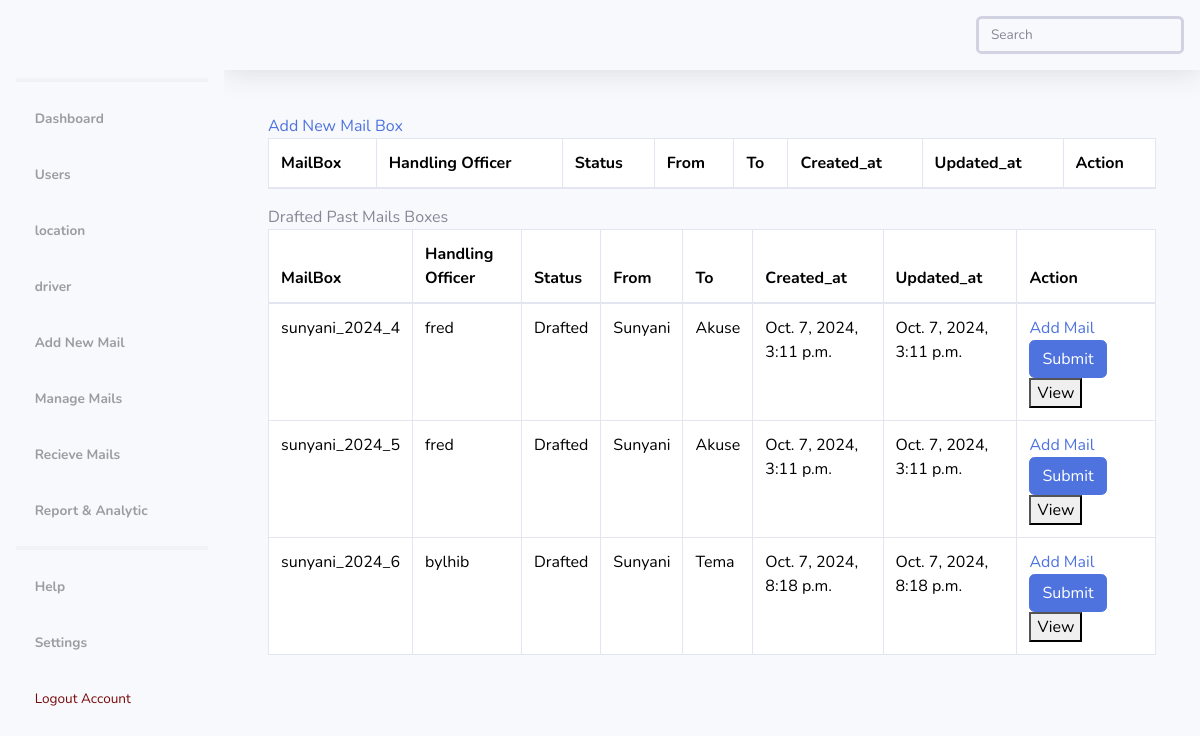
/dashboard/mailboxes (signed in), run on an earlier commit of the app's database.
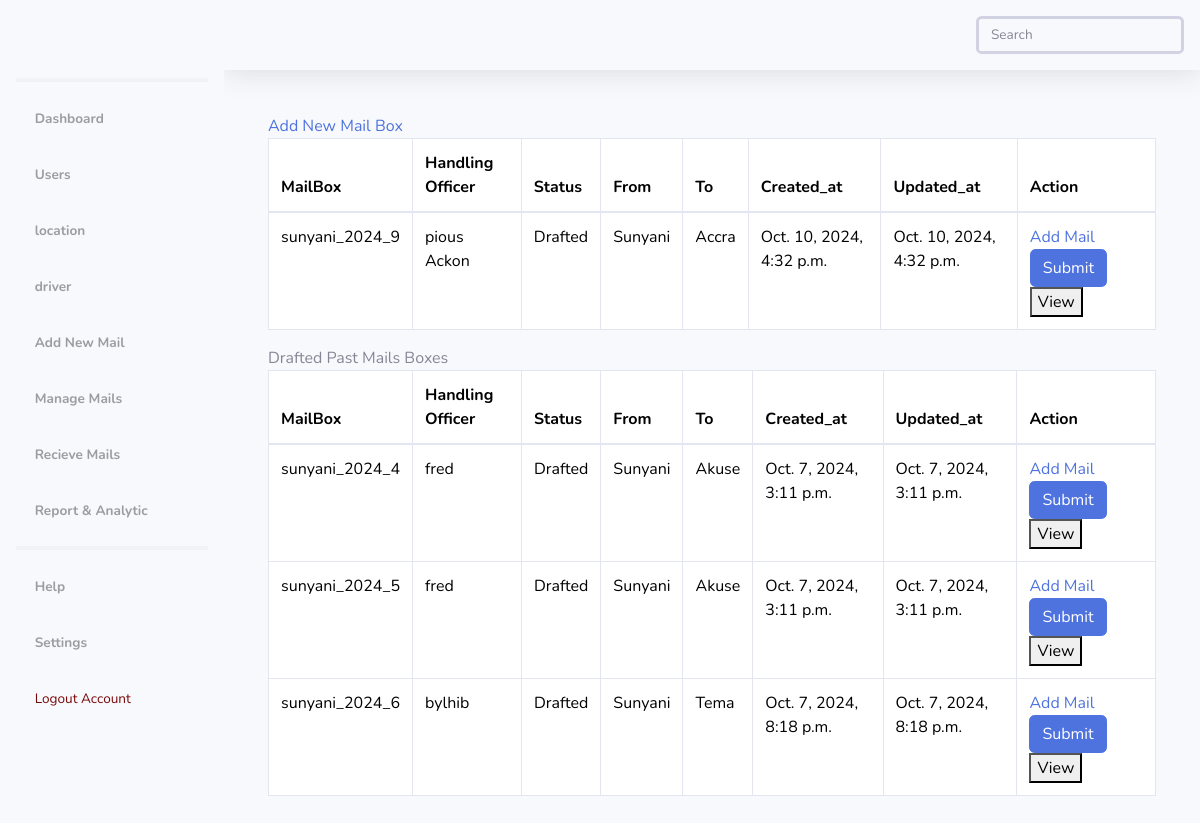
And on a later commit of the database.
### mail/models.py (models this page shows, shortened)
class ModelInherit(models.Model):
    created_at = models.DateTimeField(auto_now_add=True)
    updated_at = models.DateTimeField(auto_now=True)

class MailBox(ModelInherit):
    mail_id = models.CharField(max_length=200, unique=True)
    handling_officer = models.CharField(max_length=100)
    dispatch_date = models.DateField(auto_now_add=True)
    mail_status = models.CharField(max_length=50, default='Drafted', choices=MAIL_STATUS)
    remarks = models.TextField(blank=True, null=True)
    to_location = models.ForeignKey(Location, on_delete=models.PROTECT, related_name='to_location')
    from_location = models.ForeignKey(Location, on_delete=models.PROTECT, related_name='from_location')
    assigned_to = models.ForeignKey(AssignedTo, on_delete=models.SET_NULL, null=True, blank=False)
    created_by = models.ForeignKey(User, on_delete=models.PROTECT)

class ModelInherit(models.Model):
    created_at = models.DateTimeField(auto_now_add=True)
    updated_at = models.DateTimeField(auto_now=True)

### authentication/models.py (models this page shows)
class Location(models.Model):
    name = models.CharField(max_length=100, unique=True)
    created_at = models.DateTimeField(auto_now_add=True)
    updated_at = models.DateTimeField(auto_now=True)
    def __str__(self):
        return self.name

### management/views.py (the view)
# urls.py: path('mailboxes', MailBoxListView.as_view(), name='mail_boxes'),
@method_decorator([login_required, registry_required], name='dispatch')
class MailBoxListView(ListView):
    model = MailBox
    template_name = 'mail/mail_box_list.html'
    context_object_name = 'mailboxes'
    def get_context_data(self, **kwargs):
        context = super().get_context_data(**kwargs)
        today = timezone.now().date()
        context['mailboxes'] = MailBox.objects.filter(dispatch_date=today, from_location = self.request.user.location)
        drafted_past_mailboxes = MailBox.objects.filter(dispatch_date__lt=today, from_location = self.request.user.location, mail_status="Drafted")
        has_past_drafted_mailboxes = False
        if drafted_past_mailboxes.count() >=1:
            has_past_drafted_mailboxes = True
        context['drafted_past_mailboxes'] = drafted_past_mailboxes
        context['has_past_drafted_mailboxes'] = has_past_drafted_mailboxes
        return context

### management/templatetags/custom_tags.py (called while the page is built)
@register.simple_tag(takes_context=True)
def get_locations(context):
    request = context['request']
    user_location = request.user.location
    if request.user.is_authenticated and request.user.is_admin:
        locations = Location.objects.all()
    else:
        locations = Location.objects.exclude(id=user_location.id)
    return locations

### templates/mail/mail_box_list.html (shortened to what this page needs)
{% load static %}
<!DOCTYPE html>
<html lang="en">
<head>
    {% include 'components/css.html' %}
</head>
<body id="page-top">
    <div id="wrapper">
            {% include 'components/sidebar.html' %}
        <div id="content-wrapper" class="d-flex flex-column">
            <div id="content">
                {% include 'components/navbar.html' %}
                <div class="container-fluid">
                    <div class="card-body">
                        <div>
                            <span>
                                <a href="{% url 'add_new_mailbox' %}">Add New Mail Box</a>
                            </span>
                        </div>
                        <div class="table-responsive">
                            <table class="table table-bordered" id="dataTable" width="100%" cellspacing="0">
                                <thead>
                                    <tr>
                                        <th>MailBox</th>
                                        <th>Handling Officer</th>
                                        <th>Status</th>
                                        <th>From</th>
                                        <th>To</th>
                                        <th>Created_at</th>
                                        <th>Updated_at</th>
                                        <th>Action</th>
                                    </tr>
                                </thead>
                                <tbody>
                                    {% for mailbox in mailboxes %}
                                    <tr>
                                        <td>{{mailbox.mail_id}}</td>
                                        <td>{{mailbox.handling_officer}}</td>
                                        <td>{{mailbox.mail_status}}</td>
                                        <td>{{mailbox.from_location}}</td>
                                        <td>{{mailbox.to_location}}</td>
                                        <td>{{mailbox.created_at}}</td>
                                        <td>{{mailbox.updated_at}}</td>
                                        {% if mailbox.mail_status == "Drafted" %}
                                        <td>
                                            <a href="{% url 'add_individual_mail' mailbox.pk %}">Add Mail</a>
                                            <a class="btn btn-primary" href="{% url 'final_submittion' mail_id=mailbox.pk %}">Submit</a>
                                            <button id="myBtn{{mailbox.mail_id}}">View</button>
                                        </td>
                                        {% else %}
                                        <td>Submitted</td>
                                        {% endif %}
                                    </tr>
                                    {% endfor %}
                                </tbody>
                            </table>
                        </div>
                        {% if has_past_drafted_mailboxes == True %}
                        <div class="table-responsive">
                            <div>Drafted Past Mails Boxes</div>
                            <table class="table table-bordered" id="dataTable" width="100%" cellspacing="0">
                                <thead>
                                    <tr>
                                        <th>MailBox</th>
                                        <th>Handling Officer</th>
                                        <th>Status</th>
                                        <th>From</th>
                                        <th>To</th>
                                        <th>Created_at</th>
                                        <th>Updated_at</th>
                                        <th>Action</th>
                                    </tr>
                                </thead>
                                <tbody>
                                    {% for mailbox in drafted_past_mailboxes %}
                                    <tr>
                                        <td>{{mailbox.mail_id}}</td>
                                        <td>{{mailbox.handling_officer}}</td>
                                        <td>{{mailbox.mail_status}}</td>
                                        <td>{{mailbox.from_location}}</td>
                                        <td>{{mailbox.to_location}}</td>
                                        <td>{{mailbox.created_at}}</td>
                                        <td>{{mailbox.updated_at}}</td>
                                        {% if mailbox.mail_status == "Drafted" %}
                                        <td>
                                            <a href="{% url 'add_individual_mail' mailbox.pk %}">Add Mail</a>
                                            <a class="btn btn-primary" href="{% url 'final_submittion' mail_id=mailbox.pk %}">Submit</a>
                                            <button id="myBtn{{mailbox.mail_id}}">View</button>
                                        </td>
                                        {% else %}
                                        <td>Submitted</td>
                                        {% endif %}
                                    </tr>
                                    {% endfor %}
                                </tbody>
                            </table>
                        </div>
                        {% endif %}
                    </div>
                </div>
            </div>
        </div>
    </div>
</body>
</html>

### templates/components/css.html (shortened to what this page needs)
{% load static %}
<link href="{% static 'asset/vendor/fontawesome-free/css/all.min.css' %}" rel="stylesheet" type="text/css">
<link href="{% static 'asset/css/bootstrap.min.css' %}" rel="stylesheet">
<link href="{% static 'asset/css/sb-admin-2.min.css' %}" rel="stylesheet">
<link rel="stylesheet" href="{% static 'asset/css/indexstyle.css' %}">

### templates/components/sidebar.html (shortened to what this page needs)
{% load static %}
{% load custom_tags %}
<ul class="navbar-nav bg-light sidebar sidebar-dark accordion" id="accordionSidebar">
    <a class="sidebar-brand d-flex align-items-center justify-content-center" href="{% url 'dashboard' %}">
    </a>
    <hr class="sidebar-divider my-2 custom-hr">
    <li class="nav-item ">
        <a class="nav-link" href="{% url 'dashboard' %}">
            <i class="fas fa-home fa-lg" style="color: #9b9da1;"></i>
            <span class="font-weight-bold" style="color: #9b9da1;">Dashboard</span></a>
    </li>
    {% if request.user.is_authenticated and request.user.is_admin %}
    <li class="nav-item">
        <a class="nav-link collapsed" href="#" data-toggle="collapse" data-target="#Users"
            aria-expanded="true" aria-controls="Users">
            <i class="fas fa-chart-bar fa-lg" style="color: #9b9da1;"></i>
            <span class="font-weight-bold" style="color: #9b9da1;">Users</span>
        </a>
    </li>
    <li class="nav-item">
        <a class="nav-link collapsed" href="#" data-toggle="collapse" data-target="#location"
            aria-expanded="true" aria-controls="location">
            <i class="fas fa-chart-bar fa-lg" style="color: #9b9da1;"></i>
            <span class="font-weight-bold" style="color: #9b9da1;">location</span>
        </a>
    </li>
    {% endif %}
    <li class="nav-item">
        <a class="nav-link collapsed" href="#" data-toggle="collapse" data-target="#driver"
            aria-expanded="true" aria-controls="driver">
            <i class="fas fa-chart-bar fa-lg" style="color: #9b9da1;"></i>
            <span class="font-weight-bold" style="color: #9b9da1;">driver</span>
        </a>
    </li>
    <li class="nav-item">
        <a class="nav-link collapsed" href="#" data-toggle="collapse" data-target="#collapseTwo"
            aria-expanded="true" aria-controls="collapseTwo">
            <i class="fas fa-chart-bar fa-lg" style="color: #9b9da1;"></i>
            <span class="font-weight-bold" style="color: #9b9da1;">Add New Mail</span>
        </a>
    </li>
    <li class="nav-item">
        <a class="nav-link collapsed" href="#" data-toggle="collapse" data-target="#collapseUtilities"
            aria-expanded="true" aria-controls="collapseUtilities">
            <i class="fas fa-chart-bar fa-lg" style="color: #9b9da1;"></i>
            <span class="font-weight-bold" style="color: #9b9da1;">Manage Mails</span>
        </a>
    </li>
    <li class="nav-item">
        <a class="nav-link collapsed" href="#" data-toggle="collapse" data-target="#collapsePages"
            aria-expanded="true" aria-controls="collapsePages">
            <i class="fas fa-chart-bar fa-lg" style="color: #9b9da1;"></i>
            <span class="font-weight-bold" style="color: #9b9da1;">Recieve Mails</span>
        </a>
    </li>
    <li class="nav-item">
        <a class="nav-link collapsed" href="#" data-toggle="collapse" data-target="#collapseRA"
            aria-expanded="true" aria-controls="collapseRA">
            <i class="fas fa-chart-bar fa-lg" style="color: #9b9da1;"></i>
            <span class="font-weight-bold" style="color: #9b9da1;">Report & Analytic</span>
        </a>
    </li>
    <hr class="sidebar-divider my-2 custom-hr">
    <li class="nav-item">
        <a class="nav-link" href="charts.html">
            <i class="far fa-question-circle fa-lg" style="color: #9b9da1;"></i>
            <span class="font-weight-bold" style="color: #9b9da1;">Help</span></a>
    </li>
    <li class="nav-item">
        <a class="nav-link collapsed" href="#" data-toggle="collapse" data-target="#settings"
            aria-expanded="true" aria-controls="settings">
            <i class="fas fa-cog fa-lg" style="color: #9b9da1;"></i>
            <span class="font-weight-bold" style="color: #9b9da1;">Settings</span>
        </a>
    </li>
    <li class="nav-item">
        <a class="nav-link" href="{% url 'logout' %}">
            <i class="fas fa-sign-out-alt fa-lg" style="color: rgba(119, 6, 6, 0.99);"></i>
            <span style="color: rgba(119, 6, 6, 0.99);">Logout Account</span></a>
    </li>
</ul>

### templates/components/navbar.html (shortened to what this page needs)
{% load static %}
<nav class="navbar navbar-expand bg-light topbar mb-4 static-top shadow">
    <form class="d-none d-sm-inline-block form-inline navbar-search ml-auto">
        <div class="input-group">
            <input type="text" class="form-control bg-light border-3" placeholder="Search"
                aria-label="Search" aria-describedby="basic-addon2">
        </div>
    </form>
</nav>

### templates/components/js.html (shortened to what this page needs)
{% load static %}

### static/asset/css/indexstyle.css (style rules this page uses)
.sidebar-divider.custom-hr { height: 3px !important; background-color: #e1dcdc !important; }

What changed in the data, as far as the page shows it:
added MailBox: mail_id "sunyani_2024_9", handling_officer "pious Ackon", mail_status "Drafted", from_location "Sunyani", to_location "Accra", created_at "Oct. 10, 2024, 4:32 p.m.", updated_at "Oct. 10, 2024, 4:32 p.m."
